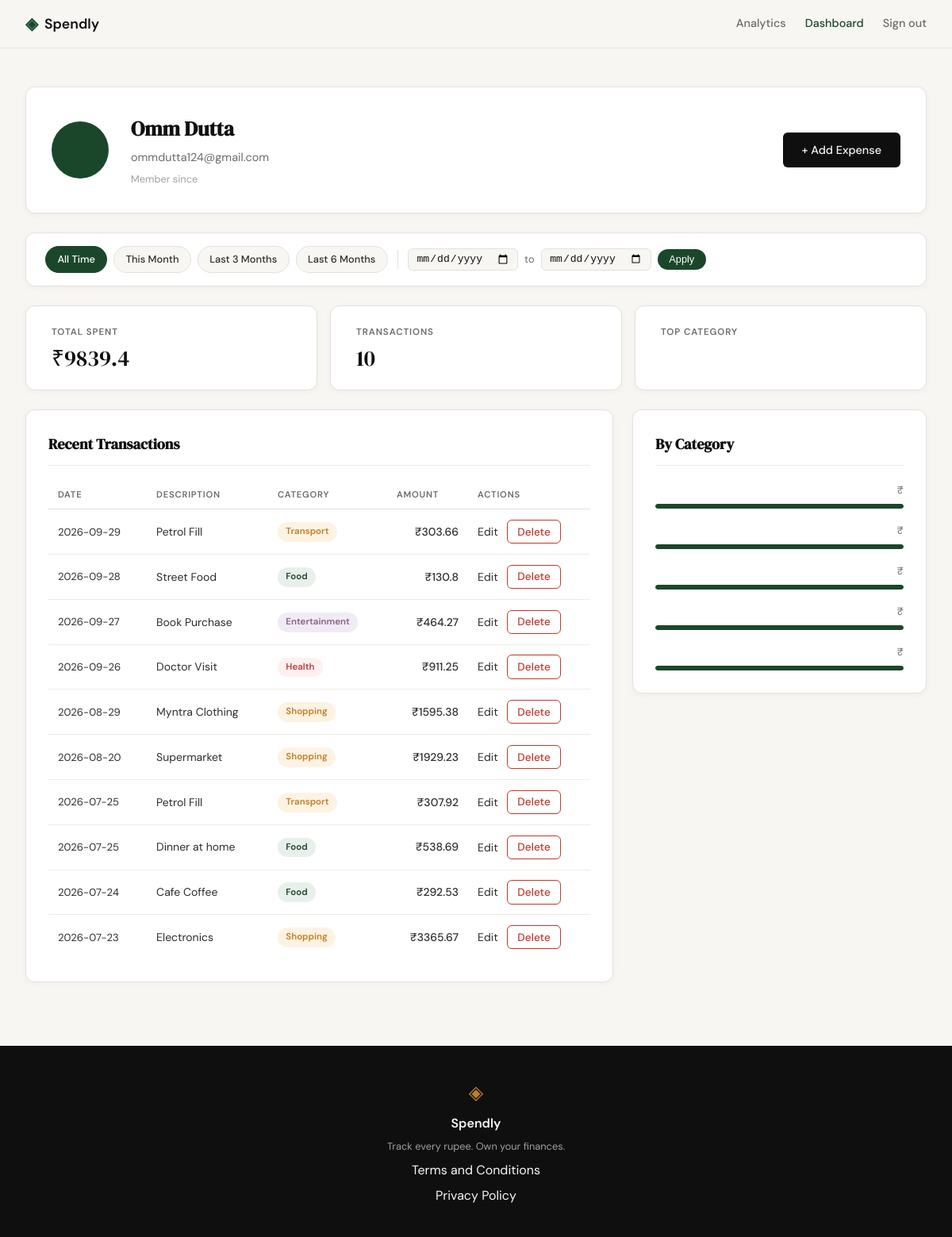
Screenshot of /profile (signed in) with the database file from the repository.
### tables this page shows
CREATE TABLE users (
                id INTEGER PRIMARY KEY AUTOINCREMENT,
                name TEXT NOT NULL,
                email TEXT UNIQUE NOT NULL,
                password_hash TEXT NOT NULL,
                created_at TEXT DEFAULT (datetime('now'))
            );

CREATE TABLE expenses (
                id INTEGER PRIMARY KEY AUTOINCREMENT,
                user_id INTEGER NOT NULL,
                amount REAL NOT NULL,
                category TEXT NOT NULL,
                date TEXT NOT NULL,
                description TEXT,
                created_at TEXT DEFAULT (datetime('now')),
                FOREIGN KEY (user_id) REFERENCES users (id)
            );

### app.py (the view)
@app.route("/profile")
def profile():
    if not session.get("user_id"):
        return redirect(url_for("login"))
    uid = session["user_id"]
    today = date.today()
    date_from = _parse_date(request.args.get("date_from"))
    date_to = _parse_date(request.args.get("date_to"))
    if date_from and date_to and date_from > date_to:
        flash("Start date must be before end date.", "error")
        date_from = date_to = None
    today_str = today.isoformat()
    this_month_from = today.replace(day=1).isoformat()
    this_month_to = today.replace(
        day=calendar.monthrange(today.year, today.month)[1]
    ).isoformat()
    presets = {
        "this_month": {"date_from": this_month_from, "date_to": this_month_to},
        "last_3": {"date_from": _months_ago(today, 3), "date_to": today_str},
        "last_6": {"date_from": _months_ago(today, 6), "date_to": today_str},
    }
    return render_template(
        "profile.html",
        user=get_user_by_id(uid),
        stats=get_summary_stats(uid, date_from, date_to),
        expenses=get_recent_transactions(uid, date_from=date_from, date_to=date_to),
        categories=get_category_breakdown(uid, date_from, date_to),
        date_from=date_from,
        date_to=date_to,
        presets=presets,
    )

### app.py (called while the page is built)
def _parse_date(val):
    try:
        datetime.strptime(val, "%Y-%m-%d")
        return val
    except (ValueError, TypeError):
        return None

def _months_ago(today, n):
    m, y = today.month - n, today.year
    while m <= 0:
        m += 12
        y -= 1
    return date(y, m, 1).isoformat()

### database/db.py (called while the page is built)
def get_db():
    conn = sqlite3.connect(DB_PATH)
    conn.row_factory = sqlite3.Row
    conn.execute("PRAGMA foreign_keys = ON")
    return conn

### database/queries.py (called while the page is built)
def get_user_by_id(user_id):
    with get_db() as conn:
        return conn.execute("SELECT * FROM users WHERE id = ?", (user_id,)).fetchone()

def get_summary_stats(user_id, date_from=None, date_to=None):
    query = "SELECT SUM(amount) as total, COUNT(*) as count FROM expenses WHERE user_id = ?"
    params = [user_id]
    if date_from:
        query += " AND date >= ?"
        params.append(date_from)
    if date_to:
        query += " AND date <= ?"
        params.append(date_to)
    with get_db() as conn:
        return conn.execute(query, params).fetchone()

def get_recent_transactions(user_id, date_from=None, date_to=None):
    query = "SELECT * FROM expenses WHERE user_id = ? ORDER BY date DESC"
    params = [user_id]
    if date_from:
        query += " AND date >= ?"
        params.append(date_from)
    if date_to:
        query += " AND date <= ?"
        params.append(date_to)
    sql = "SELECT * FROM expenses WHERE user_id = ?"
    params = [user_id]
    if date_from:
        sql += " AND date >= ?"
        params.append(date_from)
    if date_to:
        sql += " AND date <= ?"
        params.append(date_to)
    sql += " ORDER BY date DESC"
    with get_db() as conn:
        return conn.execute(sql, params).fetchall()

def get_category_breakdown(user_id, date_from=None, date_to=None):
    sql = "SELECT category, SUM(amount) as total FROM expenses WHERE user_id = ?"
    params = [user_id]
    if date_from:
        sql += " AND date >= ?"
        params.append(date_from)
    if date_to:
        sql += " AND date <= ?"
        params.append(date_to)
    sql += " GROUP BY category"
    with get_db() as conn:
        return conn.execute(sql, params).fetchall()

### templates/profile.html (shortened to what this page needs)
{% extends "base.html" %}
{% block head %}
<link rel="stylesheet" href="{{ url_for('static', filename='css/profile.css') }}">
{% endblock %}
{% block content %}
<div class="profile-page">
    <div class="profile-inner">
        <div class="profile-header-card">
            <div class="profile-avatar">{{ user.initials }}</div>
            <div class="profile-info">
                <h1 class="profile-name">{{ user.name }}</h1>
                <p class="profile-email">{{ user.email }}</p>
                <p class="profile-since">Member since {{ user.member_since }}</p>
            </div>
            <a href="{{ url_for('add_expense') }}" class="btn-primary profile-add-btn">+ Add Expense</a>
        </div>
        <div class="filter-bar">
            <div class="filter-presets">
                <a href="{{ url_for('profile') }}"
                   class="filter-preset-btn{% if not date_from and not date_to %} filter-preset-btn--active{% endif %}">
                    All Time
                </a>
                <a href="{{ url_for('profile', date_from=presets.this_month.date_from, date_to=presets.this_month.date_to) }}"
                   class="filter-preset-btn{% if date_from == presets.this_month.date_from and date_to == presets.this_month.date_to %} filter-preset-btn--active{% endif %}">
                    This Month
                </a>
                <a href="{{ url_for('profile', date_from=presets.last_3.date_from, date_to=presets.last_3.date_to) }}"
                   class="filter-preset-btn{% if date_from == presets.last_3.date_from and date_to == presets.last_3.date_to %} filter-preset-btn--active{% endif %}">
                    Last 3 Months
                </a>
                <a href="{{ url_for('profile', date_from=presets.last_6.date_from, date_to=presets.last_6.date_to) }}"
                   class="filter-preset-btn{% if date_from == presets.last_6.date_from and date_to == presets.last_6.date_to %} filter-preset-btn--active{% endif %}">
                    Last 6 Months
                </a>
            </div>
            <form class="filter-form" method="GET" action="{{ url_for('profile') }}">
                <input type="date" name="date_from" class="filter-date-input"
                       value="{{ date_from or '' }}">
                <span class="filter-to-label">to</span>
                <input type="date" name="date_to" class="filter-date-input"
                       value="{{ date_to or '' }}">
                <button type="submit" class="filter-apply-btn">Apply</button>
            </form>
        </div>
        <div class="profile-stats">
            <div class="stat-card">
                <span class="stat-label">Total Spent</span>
                <span class="stat-value">₹{{ stats.total }}</span>
            </div>
            <div class="stat-card">
                <span class="stat-label">Transactions</span>
                <span class="stat-value">{{ stats.count }}</span>
            </div>
            <div class="stat-card">
                <span class="stat-label">Top Category</span>
            </div>
        </div>
        <div class="profile-grid">
            <div class="profile-section">
                <div class="section-title-row">
                    <h2 class="section-title">Recent Transactions</h2>
                </div>
                <div class="tx-table-wrapper">
                    <table class="tx-table">
                        <thead>
                            <tr>
                                <th>Date</th>
                                <th>Description</th>
                                <th>Category</th>
                                <th class="tx-amount-col">Amount</th>
                                <th>Actions</th>
                            </tr>
                        </thead>
                        <tbody>
                            {% for tx in expenses %}
                            <tr>
                                <td class="tx-date">{{ tx.date }}</td>
                                <td class="tx-desc">{{ tx.description }}</td>
                                <td>
                                    <span class="cat-badge cat-badge--{{ tx.category | lower }}">
                                        {{ tx.category }}
                                    </span>
                                </td>
                                <td class="tx-amount">₹{{ tx.amount }}</td>
                                <td class="tx-actions">
                                    <a href="{{ url_for('edit_expense', id=tx.id) }}" class="tx-edit-link">Edit</a>
                                    <form method="POST" action="{{ url_for('delete_expense', id=tx.id) }}"
                                          style="display:inline"
                                          onsubmit="return confirm('Delete this expense?')">
                                        <button type="submit" class="btn-delete">Delete</button>
                                    </form>
                                </td>
                            </tr>
                            {% endfor %}
                        </tbody>
                    </table>
                </div>
            </div>
            <div class="profile-section">
                <h2 class="section-title">By Category</h2>
                <div class="category-list">
                    {% for cat in categories %}
                    <div class="cat-row">
                        <div class="cat-row-header">
                            <span class="cat-row-amount">₹{{ cat.amount }}</span>
                        </div>
                        <div class="cat-bar-track">
                            <div class="cat-bar cat-bar--{{ cat.name | lower }}"
                                 style="width: {{ cat.percent }}%"></div>
                        </div>
                    </div>
                    {% endfor %}
                </div>
            </div>
        </div>
    </div>
</div>
{% endblock %}

### templates/base.html (shortened to what this page needs)
<!DOCTYPE html>
<html lang="en">
<head>
    <link rel="stylesheet" href="{{ url_for('static', filename='css/style.css') }}">
    {% block head %}{% endblock %}
</head>
<body>
    <nav class="navbar">
        <div class="nav-inner">
            <a href="{{ url_for('landing') }}" class="nav-brand">
                <span class="brand-icon">◈</span>
                <span class="brand-name">Spendly</span>
            </a>
            <div class="nav-links">
                {% if session.user_id %}
                <a href="{{ url_for('analytics') }}" class="{{ 'nav-link-active' if request.endpoint == 'analytics' else '' }}">Analytics</a>
                <a href="{{ url_for('profile') }}" class="{{ 'nav-link-active' if request.endpoint == 'profile' else '' }}">Dashboard</a>
                <a href="{{ url_for('logout') }}">Sign out</a>
                {% else %}
                <a href="{{ url_for('login') }}">Sign in</a>
                <a href="{{ url_for('register') }}" class="nav-cta">Get started</a>
                {% endif %}
            </div>
        </div>
    </nav>
    <main class="main-content">
        {% block content %}{% endblock %}
    </main>
    <footer class="footer">
        <div class="footer-inner">
            <span class="brand-icon">◈</span>
            <span class="footer-name">Spendly</span>
            <p class="footer-copy">Track every rupee. Own your finances.</p>
            <a href="/terms">Terms and Conditions</a>
            <a href="/privacy">Privacy Policy</a>
        </div>
    </footer>
</body>
</html>

### static/css/style.css (style rules this page uses)
:root { --ink: #0f0f0f; --ink-soft: #2d2d2d; --ink-muted: #6b6b6b; --ink-faint: #a0a0a0; --paper: #f7f6f3; --paper-warm: #f0ede6; --paper-card: #ffffff; --accent: #1a472a; --accent-light: #e8f0eb; --accent-2: #c17f24; --accent-2-light: #fdf3e3; --danger: #c0392b; --danger-light: #fdecea; --border: #e4e1da; --border-soft: #eeebe4; --font-display: 'DM Serif Display', Georgia, serif; --font-body: 'DM Sans', system-ui, sans-serif; --max-width: 1200px; --auth-width: 440px; --radius-sm: 6px; --radius-md: 12px; --radius-lg: 20px; }
*, *::before, *::after { box-sizing: border-box; margin: 0; padding: 0; }
html { font-size: 16px; scroll-behavior: smooth; }
body { background: var(--paper); color: var(--ink); font-family: var(--font-body); font-size: 1rem; line-height: 1.6; -webkit-font-smoothing: antialiased; }
a { color: inherit; text-decoration: none; }
.navbar { position: sticky; top: 0; z-index: 100; background: var(--paper); border-bottom: 1px solid var(--border); padding: 0 2rem; }
.nav-inner { max-width: var(--max-width); margin: 0 auto; height: 60px; display: flex; align-items: center; justify-content: space-between; }
.nav-brand { display: flex; align-items: center; gap: 0.5rem; font-family: var(--font-body); font-weight: 600; font-size: 1.1rem; color: var(--ink); }
.brand-icon { color: var(--accent); font-size: 1.3rem; }
.brand-name { color: var(--ink); }
.nav-links { display: flex; align-items: center; gap: 1.5rem; font-size: 0.9rem; font-weight: 500; }
.nav-links a { color: var(--ink-muted); transition: color 0.2s; }
.nav-link-active { color: var(--accent) !important; font-weight: 500; }
.main-content { min-height: calc(100vh - 60px - 100px); }
.btn-primary { display: inline-block; background: var(--ink); color: var(--paper); padding: 0.65rem 1.5rem; border-radius: var(--radius-sm); font-family: var(--font-body); font-size: 0.9rem; font-weight: 500; cursor: pointer; border: none; transition: background 0.2s; text-decoration: none; }
.btn-delete { display: inline-block; background: transparent; color: var(--danger); border: 1px solid var(--danger); padding: 0.35rem 0.75rem; border-radius: var(--radius-sm); font-family: var(--font-body); font-size: 0.85rem; font-weight: 500; cursor: pointer; margin-left: 0.5rem; transition: background 0.2s; }
.footer { background: var(--ink); color: var(--paper); padding: 2.5rem 2rem; text-align: center; }
.footer-inner { display: flex; flex-direction: column; align-items: center; gap: 0.4rem; }
.footer .brand-icon { color: var(--accent-2); font-size: 1.5rem; }
.footer-name { font-weight: 600; font-size: 1rem; }
.footer-copy { font-size: 0.8rem; color: var(--ink-faint); }

### rows the page displays
users: name "Omm Dutta", email "ommdutta124@gmail.com"
expenses: date "2026-09-29", description "Petrol Fill", category "Transport", amount "303.66"
expenses: date "2026-09-28", description "Street Food", category "Food", amount "130.8"
expenses: date "2026-09-27", description "Book Purchase", category "Entertainment", amount "464.27"
expenses: date "2026-09-26", description "Doctor Visit", category "Health", amount "911.25"
expenses: date "2026-08-29", description "Myntra Clothing", category "Shopping", amount "1595.38"
expenses: date "2026-08-20", description "Supermarket", category "Shopping", amount "1929.23"
expenses: date "2026-07-25", description "Petrol Fill", category "Transport", amount "307.92"
expenses: date "2026-07-25", description "Dinner at home", category "Food", amount "538.69"
expenses: date "2026-07-24", description "Cafe Coffee", category "Food", amount "292.53"
expenses: date "2026-07-23", description "Electronics", category "Shopping", amount "3365.67"

### other values shown
{{ stats.total }} "9839.4"
{{ stats.count }} "10"
